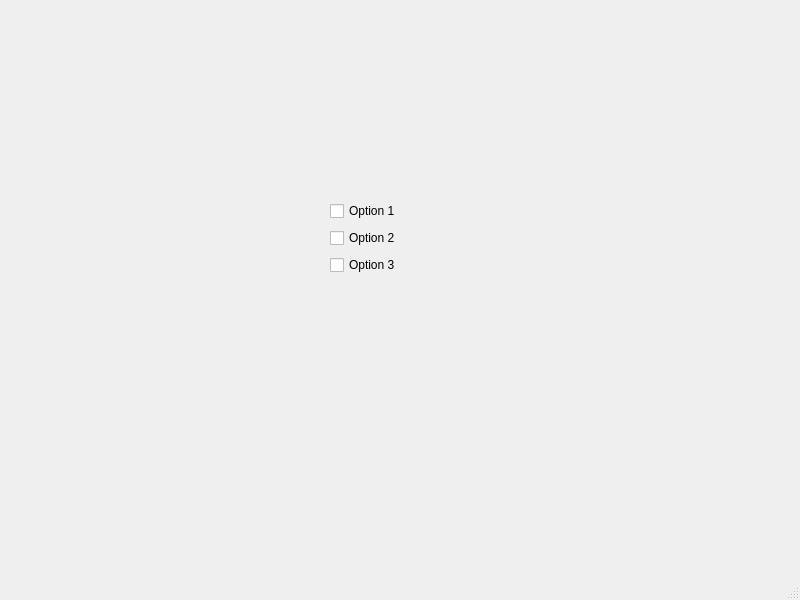
<?xml version="1.0" encoding="UTF-8"?>
<ui version="4.0">
 <class>MainWindow1TRIALS</class>
 <widget class="QMainWindow" name="MainWindow1TRIALS">
  <property name="geometry">
   <rect>
    <x>0</x>
    <y>0</y>
    <width>800</width>
    <height>600</height>
   </rect>
  </property>
  <property name="windowTitle">
   <string>QCHECKBOX</string>
  </property>
  <widget class="QWidget" name="centralwidget">
   <widget class="QWidget" name="layoutWidget">
    <property name="geometry">
     <rect>
      <x>330</x>
      <y>200</y>
      <width>77</width>
      <height>76</height>
     </rect>
    </property>
    <layout class="QVBoxLayout" name="verticalLayout">
     <item>
      <widget class="QCheckBox" name="chkbx_1">
       <property name="text">
        <string>Option 1</string>
       </property>
      </widget>
     </item>
     <item>
      <widget class="QCheckBox" name="chkbx_2">
       <property name="text">
        <string>Option 2</string>
       </property>
      </widget>
     </item>
     <item>
      <widget class="QCheckBox" name="chkbx_3">
       <property name="text">
        <string>Option 3</string>
       </property>
      </widget>
     </item>
    </layout>
   </widget>
  </widget>
  <widget class="QMenuBar" name="menubar">
   <property name="geometry">
    <rect>
     <x>0</x>
     <y>0</y>
     <width>800</width>
     <height>26</height>
    </rect>
   </property>
  </widget>
  <widget class="QStatusBar" name="statusbar"/>
 </widget>
 <resources/>
 <connections/>
</ui>
